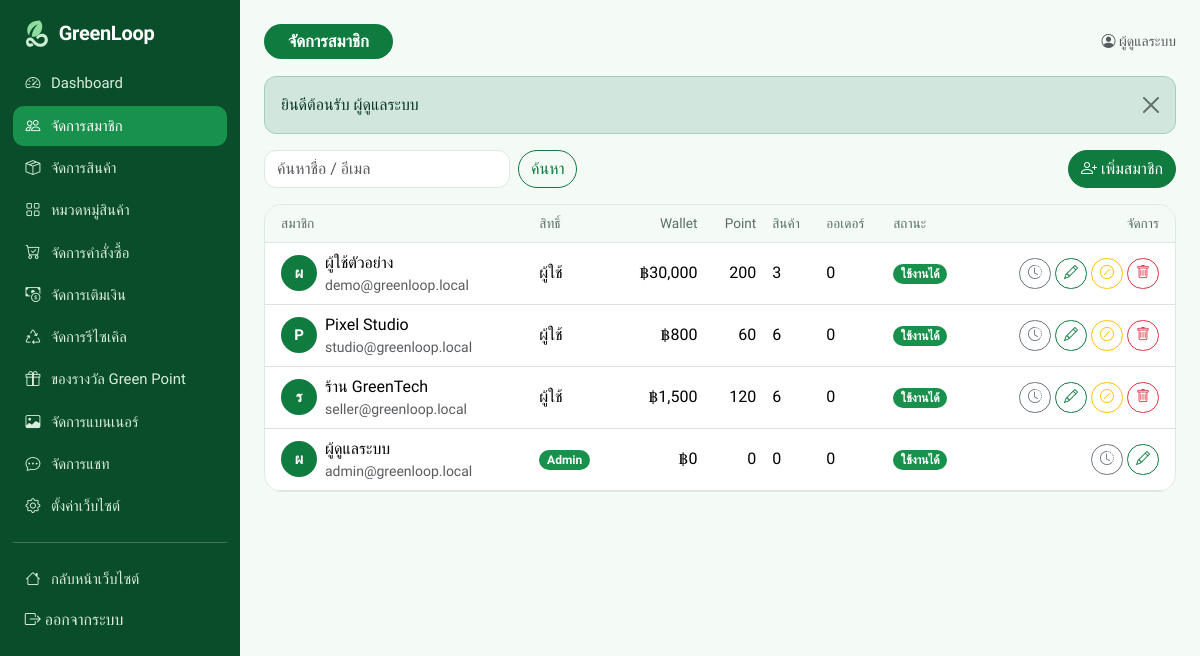
The page /admin/users.php (signed in) on the database its author committed.
### tables this page shows
CREATE TABLE users (
  id INT AUTO_INCREMENT PRIMARY KEY,
  name VARCHAR(100) NOT NULL,
  email VARCHAR(150) NOT NULL UNIQUE,
  password_hash VARCHAR(255) NOT NULL,
  phone VARCHAR(30) NOT NULL DEFAULT '',
  address TEXT,
  avatar VARCHAR(255) DEFAULT NULL,
  role ENUM('user','admin') NOT NULL DEFAULT 'user',
  status ENUM('active','suspended') NOT NULL DEFAULT 'active',
  wallet_balance DECIMAL(12,2) NOT NULL DEFAULT 0,
  green_points INT NOT NULL DEFAULT 0,
  fee_waivers INT NOT NULL DEFAULT 0,
  premium_until DATETIME DEFAULT NULL,
  created_at DATETIME NOT NULL DEFAULT CURRENT_TIMESTAMP
);

### admin/users.php (the view, shortened to what this page needs)
<?php
require __DIR__ . '/../includes/init.php';
$admin = require_admin();
$view = (int) get('view') ? row('SELECT * FROM users WHERE id = ?', [(int) get('view')]) : null;
$edit = (int) get('edit') ? row('SELECT * FROM users WHERE id = ?', [(int) get('edit')]) : null;
$adding = get('add') !== '';
$kw = get('q');
$like = '%' . addcslashes($kw, '%_\\') . '%';
$list = rows('SELECT u.*, (SELECT COUNT(*) FROM products WHERE user_id = u.id) AS products,
    (SELECT COUNT(*) FROM orders WHERE buyer_id = u.id OR seller_id = u.id) AS orders
    FROM users u WHERE u.name LIKE ? OR u.email LIKE ? ORDER BY u.id DESC', [$like, $like]);
$title = 'จัดการสมาชิก';
require __DIR__ . '/../includes/admin_header.php';
?>
<?php if ($view):
    $orders = rows('SELECT * FROM orders WHERE buyer_id = ? OR seller_id = ? ORDER BY id DESC LIMIT 30', [$view['id'], $view['id']]);
    $wtx = rows('SELECT * FROM wallet_transactions WHERE user_id = ? ORDER BY id DESC LIMIT 30', [$view['id']]);
    $ptx = rows('SELECT * FROM point_transactions WHERE user_id = ? ORDER BY id DESC LIMIT 30', [$view['id']]);
?>
<a class="btn btn-light btn-sm mb-3" href="<?= e(url('admin/users.php')) ?>"><i class="bi bi-arrow-left"></i> กลับ</a>
<div class="panel mb-3 d-flex flex-wrap gap-3 align-items-center">
  <?= avatar_html($view, 64) ?>
  <div class="flex-grow-1"><div class="h5 mb-0"><?= e($view['name']) ?><?= premium_badge($view) ?> <?= badge($view['status']) ?></div>
    <div class="text-muted small"><?= e($view['email']) ?> · <?= e($view['phone'] ?: '-') ?> · สมัครเมื่อ <?= thai_date($view['created_at'], false) ?></div>
    <div class="small"><?= e($view['address']) ?></div></div>
  <div class="text-end"><div>Wallet <b><?= baht($view['wallet_balance']) ?></b></div><div>Green Point <b><?= number_format($view['green_points']) ?></b></div></div>
</div>
<div class="row g-3">
  <div class="col-xl-12"><div class="panel">
    <div class="panel-title"><i class="bi bi-receipt"></i> ประวัติคำสั่งซื้อ / ขาย</div>
    <?php if ($orders): ?><div class="table-responsive"><table class="table table-sm mb-0">
      <thead><tr><th>วันที่</th><th>เลขที่</th><th>บทบาท</th><th>สินค้า</th><th class="text-end">ราคา</th><th>สถานะ</th></tr></thead>
      <tbody><?php foreach ($orders as $o): ?><tr><td class="small"><?= thai_date($o['created_at']) ?></td><td class="small">#<?= e($o['order_no']) ?></td><td><?= $o['buyer_id'] == $view['id'] ? 'ผู้ซื้อ' : 'ผู้ขาย' ?></td><td><?= e($o['product_title']) ?></td><td class="text-end"><?= baht($o['price']) ?></td><td><?= badge($o['status']) ?></td></tr><?php endforeach; ?></tbody>
    </table></div><?php else: ?><div class="text-muted small">ไม่มีรายการ</div><?php endif; ?>
  </div></div>
  <div class="col-xl-6"><div class="panel h-100">
    <div class="panel-title"><i class="bi bi-wallet2"></i> ประวัติกระเป๋าเงิน</div>
    <?php if ($wtx): ?><table class="table table-sm mb-0"><tbody><?php foreach ($wtx as $t): ?><tr><td class="small text-nowrap"><?= thai_date($t['created_at']) ?></td><td class="small"><?= e($t['note']) ?></td><td class="text-end text-nowrap <?= $t['amount'] < 0 ? 'text-danger' : 'text-success' ?>"><?= ($t['amount'] < 0 ? '-' : '+') . baht(abs($t['amount'])) ?></td></tr><?php endforeach; ?></tbody></table>
    <?php else: ?><div class="text-muted small">ไม่มีรายการ</div><?php endif; ?>
  </div></div>
  <div class="col-xl-6"><div class="panel h-100">
    <div class="panel-title"><i class="bi bi-award"></i> ประวัติ Green Point</div>
    <?php if ($ptx): ?><table class="table table-sm mb-0"><tbody><?php foreach ($ptx as $t): ?><tr><td class="small text-nowrap"><?= thai_date($t['created_at']) ?></td><td class="small"><?= e($t['reason']) ?></td><td class="text-end <?= $t['points'] < 0 ? 'text-danger' : 'text-success' ?>"><?= ($t['points'] > 0 ? '+' : '') . number_format($t['points']) ?></td></tr><?php endforeach; ?></tbody></table>
    <?php else: ?><div class="text-muted small">ไม่มีรายการ</div><?php endif; ?>
  </div></div>
</div>
<?php else: ?>
<div class="d-flex flex-wrap gap-2 justify-content-between mb-3">
  <form class="d-flex gap-2" method="get"><input class="form-control" name="q" value="<?= e($kw) ?>" placeholder="ค้นหาชื่อ / อีเมล" aria-label="ค้นหาสมาชิก"><button class="btn btn-outline-primary">ค้นหา</button></form>
  <a class="btn btn-primary" href="<?= e(url('admin/users.php?add=1')) ?>"><i class="bi bi-person-plus"></i> เพิ่มสมาชิก</a>
</div>
<div class="panel p-0 overflow-hidden"><div class="table-responsive"><table class="table mb-0">
  <thead><tr><th class="ps-3">สมาชิก</th><th>สิทธิ์</th><th class="text-end">Wallet</th><th class="text-end">Point</th><th>สินค้า</th><th>ออเดอร์</th><th>สถานะ</th><th class="text-end pe-3">จัดการ</th></tr></thead>
  <tbody>
  <?php foreach ($list as $x): ?>
    <tr>
      <td class="ps-3"><div class="d-flex align-items-center gap-2"><?= avatar_html($x, 36) ?><div><div class="fw-medium"><?= e($x['name']) ?><?= premium_badge($x) ?></div><div class="small text-muted"><?= e($x['email']) ?></div></div></div></td>
      <td><?= $x['role'] === 'admin' ? '<span class="badge text-bg-success">Admin</span>' : 'ผู้ใช้' ?></td>
      <td class="text-end"><?= baht($x['wallet_balance']) ?></td><td class="text-end"><?= number_format($x['green_points']) ?></td>
      <td><?= (int) $x['products'] ?></td><td><?= (int) $x['orders'] ?></td><td><?= badge($x['status']) ?></td>
      <td class="text-end pe-3 text-nowrap">
        <a class="btn btn-sm btn-outline-secondary" href="<?= e(url('admin/users.php?view=' . $x['id'])) ?>" title="ดูประวัติ"><i class="bi bi-clock-history"></i></a>
        <a class="btn btn-sm btn-outline-primary" href="<?= e(url('admin/users.php?edit=' . $x['id'])) ?>" title="แก้ไข"><i class="bi bi-pencil"></i></a>
        <?php if ($x['id'] != $admin['id']): ?>
        <form method="post" class="d-inline"><?= csrf_field() ?><input type="hidden" name="id" value="<?= $x['id'] ?>">
          <button class="btn btn-sm btn-outline-warning" name="action" value="toggle" title="<?= $x['status'] === 'active' ? 'ระงับบัญชี' : 'ยกเลิกการระงับ' ?>" data-confirm="<?= $x['status'] === 'active' ? 'ระงับบัญชีนี้?' : 'ยกเลิกการระงับบัญชีนี้?' ?>"><i class="bi bi-<?= $x['status'] === 'active' ? 'slash-circle' : 'check-circle' ?>"></i></button>
          <button class="btn btn-sm btn-outline-danger" name="action" value="delete" title="ลบ" data-confirm="ลบสมาชิก <?= e($x['name']) ?> และข้อมูลทั้งหมดของสมาชิกนี้?"><i class="bi bi-trash"></i></button>
        </form>
        <?php endif; ?>
      </td>
    </tr>
  <?php endforeach; ?>
  </tbody>
</table></div></div>
<?php endif; ?>
<?php require __DIR__ . '/../includes/admin_footer.php'; ?>

### includes/admin_header.php (shortened to what this page needs)
<?php
$self = basename($_SERVER['SCRIPT_NAME']);
$pending = [
    'products.php' => (int) val("SELECT COUNT(*) FROM products WHERE status = 'pending'"),
    'topups.php' => (int) val("SELECT COUNT(*) FROM topups WHERE status = 'pending'"),
    'recycles.php' => (int) val("SELECT COUNT(*) FROM recycles WHERE status IN ('pending', 'accepted', 'received')"),
    'orders.php' => (int) val("SELECT COUNT(*) FROM orders WHERE status IN ('paid', 'shipped')"),
    'rewards.php' => (int) val("SELECT COUNT(*) FROM redemptions WHERE status = 'pending'"),
    'chat.php' => (int) val('SELECT COUNT(*) FROM messages WHERE receiver_id = ? AND is_read = 0', [user()['id']]),
];
$menu = [
    'index.php' => ['bi-speedometer2', 'Dashboard'],
    'users.php' => ['bi-people', 'จัดการสมาชิก'],
    'products.php' => ['bi-box-seam', 'จัดการสินค้า'],
    'categories.php' => ['bi-grid', 'หมวดหมู่สินค้า'],
    'orders.php' => ['bi-cart-check', 'จัดการคำสั่งซื้อ'],
    'topups.php' => ['bi-cash-coin', 'จัดการเติมเงิน'],
    'recycles.php' => ['bi-recycle', 'จัดการรีไซเคิล'],
    'rewards.php' => ['bi-gift', 'ของรางวัล Green Point'],
    'banners.php' => ['bi-image', 'จัดการแบนเนอร์'],
    'chat.php' => ['bi-chat-dots', 'จัดการแชท'],
    'settings.php' => ['bi-gear', 'ตั้งค่าเว็บไซต์'],
];
?>
<!doctype html>
<html lang="th">
<head>
<title><?= e((isset($title) ? $title : 'Admin') . ' | ' . setting('site_name', 'GreenLoop') . ' Admin') ?></title>
<link href="https://cdn.jsdelivr.net/npm/bootstrap@5.3.3/dist/css/bootstrap.min.css" rel="stylesheet">
<link href="https://cdn.jsdelivr.net/npm/bootstrap-icons@1.11.3/font/bootstrap-icons.min.css" rel="stylesheet">
<link href="<?= e(url('assets/css/style.css')) ?>?v=1" rel="stylesheet">
</head>
<body>
<div class="admin-shell">
  <aside class="admin-side">
    <a class="brand d-flex align-items-center gap-2 mb-3 px-2" href="<?= e(url('admin/index.php')) ?>"><?= logo_html(30) ?></a>
    <?php foreach ($menu as $file => $m): ?>
      <a class="item <?= $self === $file ? 'active' : '' ?>" href="<?= e(url('admin/' . $file)) ?>"><i class="bi <?= $m[0] ?>"></i> <?= $m[1] ?>
        <?php if (!empty($pending[$file])): ?><span class="badge rounded-pill text-bg-warning"><?= $pending[$file] ?></span><?php endif; ?></a>
    <?php endforeach; ?>
    <hr class="opacity-25">
    <a class="item" href="<?= e(url('index.php')) ?>"><i class="bi bi-house"></i> กลับหน้าเว็บไซต์</a>
    <form method="post" action="<?= e(url('logout.php')) ?>"><?= csrf_field() ?><button class="item btn w-100 text-start border-0" style="color:#d9eedf"><i class="bi bi-box-arrow-right"></i> ออกจากระบบ</button></form>
  </aside>
  <div class="admin-main">
    <div class="section-head">
      <h1 class="pill-title"><?= e(isset($title) ? $title : 'Admin') ?></h1>
      <div class="small text-muted"><i class="bi bi-person-circle"></i> <?= e(user()['name']) ?></div>
    </div>
    <?php if (!empty($_SESSION['flash'])): foreach ($_SESSION['flash'] as $f): ?>
      <div class="alert alert-<?= e($f[0]) ?> alert-dismissible fade show" role="alert"><?= e($f[1]) ?><button type="button" class="btn-close" data-bs-dismiss="alert" aria-label="ปิด"></button></div>
    <?php endforeach; unset($_SESSION['flash']); endif; ?>

### includes/init.php (shortened to what this page needs)
<?php
function db()
{
    static $pdo = null;
    if ($pdo === null) {
        $c = require ROOT_PATH . '/config.php';
        try {
            $pdo = new PDO(
                "mysql:host={$c['db_host']};port={$c['db_port']};dbname={$c['db_name']};charset=utf8mb4",
                $c['db_user'],
                $c['db_pass'],
                [
                    PDO::ATTR_ERRMODE => PDO::ERRMODE_EXCEPTION,
                    PDO::ATTR_DEFAULT_FETCH_MODE => PDO::FETCH_ASSOC,
                    PDO::ATTR_EMULATE_PREPARES => false,
                ]
            );
            $pdo->exec("SET time_zone = '+07:00'");
        } catch (PDOException $ex) {
            http_response_code(500);
            exit('<h3>เชื่อมต่อฐานข้อมูลไม่ได้</h3><p>กรุณานำเข้าไฟล์ <code>database.sql</code> และตรวจสอบการตั้งค่าใน <code>config.php</code></p>');
        }
    }
    return $pdo;
}
function q($sql, $params = [])
{
    $st = db()->prepare($sql);
    $st->execute($params);
    return $st;
}
function row($sql, $params = [])
{
    $r = q($sql, $params)->fetch();
    return $r ?: null;
}
function rows($sql, $params = [])
{
    return q($sql, $params)->fetchAll();
}
function e($s)
{
    return htmlspecialchars((string) $s, ENT_QUOTES, 'UTF-8');
}
function url($path = '')
{
    return BASE_URL . '/' . ltrim($path, '/');
}
function get($key, $default = '')
{
    return isset($_GET[$key]) && is_string($_GET[$key]) ? trim($_GET[$key]) : $default;
}
function baht($n)
{
    $n = (float) $n;
    return '฿' . number_format($n, floor($n) == $n ? 0 : 2);
}
function badge($status)
{
    $s = isset(STATUS_LABELS[$status]) ? STATUS_LABELS[$status] : [$status, 'secondary'];
    return '<span class="badge rounded-pill text-bg-' . $s[1] . '">' . e($s[0]) . '</span>';
}
function setting($name, $default = '')
{
    static $all = null;
    if ($all === null) {
        $all = [];
        foreach (rows('SELECT name, value FROM settings') as $r) {
            $all[$r['name']] = $r['value'];
        }
    }
    return isset($all[$name]) && $all[$name] !== '' ? $all[$name] : $default;
}
function user()
{
    static $u = false;
    if ($u === false) {
        $u = empty($_SESSION['uid']) ? null : row('SELECT * FROM users WHERE id = ?', [$_SESSION['uid']]);
    }
    return $u;
}
function require_login()
{
    if (!user()) {
        $_SESSION['after_login'] = $_SERVER['REQUEST_URI'];
        flash('กรุณาเข้าสู่ระบบก่อนใช้งาน', 'warning');
        redirect('login.php');
    }
    return user();
}
function require_admin()
{
    $u = require_login();
    return $u;
}
function avatar_html($u, $size = 36)
{
    return '<span class="avatar avatar-text" style="width:' . $size . 'px;height:' . $size . 'px;font-size:' . round($size * .42) . 'px">' . e(mb_substr($u['name'], 0, 1)) . '</span>';
}
function logo_html($height = 38)
{
    return '<svg class="logo-mark" width="' . $height . '" height="' . $height . '" viewBox="0 0 48 48" aria-hidden="true"><path d="M30 4C18 4 10 10 10 20c0 3 1 6 3 8 1-8 6-14 14-18-5 5-9 11-10 20 9 1 17-6 17-17 0-3-1-6-4-9z" fill="#0f7b3f"/><path d="M8 38c0-4 3-7 7-7 6 0 8 10 16 10 4 0 7-3 7-6s-2-5-5-5c-2 0-4 1-6 4l-3-3c3-4 6-6 10-6 5 0 9 4 9 10s-5 11-12 11C20 46 19 36 14 36c-1 0-2 1-2 2s1 3 3 3c1 0 2 0 3-1l2 4c-2 1-4 2-6 2-4 0-6-4-6-8z" fill="#3fae5a"/></svg>'
        . '<span class="logo-text">' . e(setting('site_name', 'GreenLoop')) . '</span>';
}

### rows shown on the page
users: name "ผู้ดูแลระบบ", name "ผ", email "admin@greenloop.local", role "Admin", wallet_balance "฿0", green_points "0", products "0", orders "0", status "ใช้งานได้"
users: name "ผ", name "ผู้ใช้ตัวอย่าง", email "demo@greenloop.local", role "ผู้ใช้", wallet_balance "฿30,000", green_points "200", products "3", orders "0", status "ใช้งานได้"
users: name "P", name "Pixel Studio", email "studio@greenloop.local", role "ผู้ใช้", wallet_balance "฿800", green_points "60", products "6", orders "0", status "ใช้งานได้"
users: name "ร", name "ร้าน GreenTech", email "seller@greenloop.local", role "ผู้ใช้", wallet_balance "฿1,500", green_points "120", products "6", orders "0", status "ใช้งานได้"

### other values the page prints
setting('site_name', 'GreenLoop') "GreenLoop"
$m[1] "Dashboard"
$m[1] "จัดการสมาชิก"
$m[1] "จัดการสินค้า"
$m[1] "หมวดหมู่สินค้า"
$m[1] "จัดการคำสั่งซื้อ"
$m[1] "จัดการเติมเงิน"
$m[1] "จัดการรีไซเคิล"
$m[1] "ของรางวัล Green Point"
$m[1] "จัดการแบนเนอร์"
$m[1] "จัดการแชท"
$m[1] "ตั้งค่าเว็บไซต์"
isset($title) ? $title : 'Admin' "จัดการสมาชิก"
$f[1] "ยินดีต้อนรับ ผู้ดูแลระบบ"
